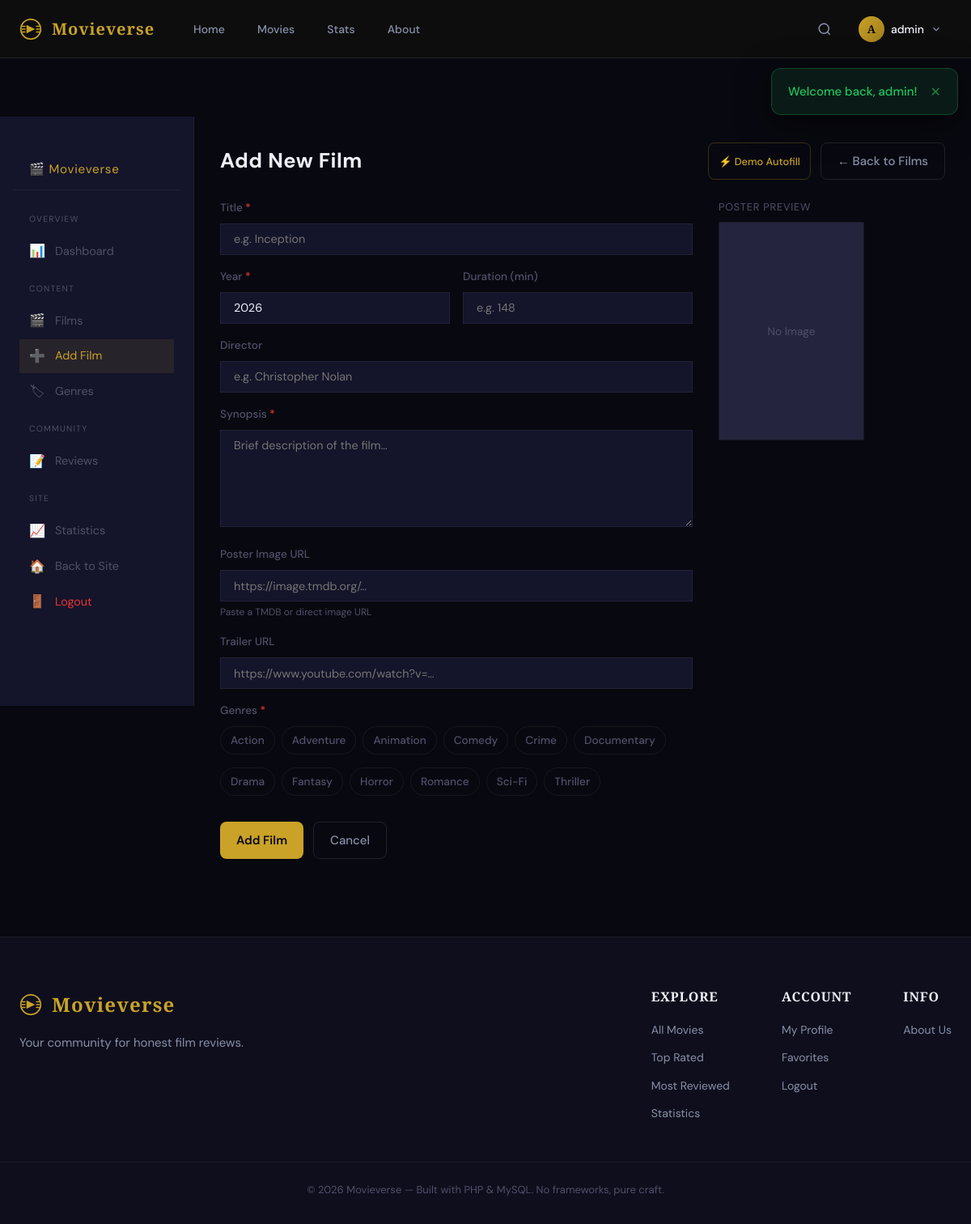
/admin/movie-form.php (signed in), run on the app's committed database.
### tables this page shows
CREATE TABLE `genres` (
  `id` int(11) NOT NULL,
  `name` varchar(50) NOT NULL,
  `slug` varchar(50) NOT NULL,
  `created_at` timestamp NOT NULL DEFAULT current_timestamp()
);

### config/auth.php (called while the page is built, shortened)
<?php
function e(string $str): string {
    return htmlspecialchars($str, ENT_QUOTES, 'UTF-8');
}

### includes/helpers.php (called while the page is built, shortened)
<?php
function getGenres(PDO $pdo, bool $withCount = false): array {
    if ($withCount) {
        $stmt = $pdo->query("
            SELECT g.*, COUNT(DISTINCT mg.movie_id) AS movie_count
            FROM genres g
            LEFT JOIN movie_genres mg ON g.id = mg.genre_id
            GROUP BY g.id
            ORDER BY movie_count DESC, g.name ASC
        ");
    } else {
        $stmt = $pdo->query("SELECT * FROM genres ORDER BY name ASC");
    }
    return $stmt->fetchAll();
}

### admin/movie-form.php (the view, shortened to what this page needs)
<?php
require_once __DIR__ . '/../config/auth.php';
require_once __DIR__ . '/../config/db.php';
require_once __DIR__ . '/../includes/helpers.php';
$movie  = null;
$isEdit = false;
$allGenres = getGenres($pdo);
include __DIR__ . '/../includes/header.php';
?>
<main class="page-main admin-page">
  <div class="admin-layout">
    <?php include __DIR__ . '/sidebar.php'; ?>
    <div class="admin-content">
      <div class="admin-top">
        <h1 class="admin-page-title"><?= $isEdit ? 'Edit Film' : 'Add New Film' ?></h1>
        <div style="display:flex;gap:var(--s-3);">
          <?php if (!$isEdit): ?>
            <button type="button" class="btn btn-outline-gold btn-sm" onclick="autofillDemo()">⚡ Demo Autofill</button>
          <?php endif; ?>
          <a href="<?= BASE_URL ?>/admin/movies.php" class="btn btn-ghost">← Back to Films</a>
        </div>
      </div>
      <div class="admin-form-layout">
        <form method="POST" class="admin-form">
          <div class="form-group">
            <label for="title">Title <span class="req">*</span></label>
            <input type="text" id="title" name="title" required
              value="<?= e($movie['title'] ?? '') ?>" placeholder="e.g. Inception">
          </div>
          <div class="form-row-2">
            <div class="form-group">
              <label for="year">Year <span class="req">*</span></label>
              <input type="number" id="year" name="year" required
                min="1888" max="<?= date('Y') + 2 ?>"
                value="<?= e($movie['year'] ?? date('Y')) ?>">
            </div>
            <div class="form-group">
              <label for="duration">Duration (min)</label>
              <input type="number" id="duration" name="duration_min" min="1"
                value="<?= e($movie['duration_min'] ?? $movie['duration'] ?? '') ?>"
                placeholder="e.g. 148">
            </div>
          </div>
          <div class="form-group">
            <label for="director">Director</label>
            <input type="text" id="director" name="director"
              value="<?= e($movie['director'] ?? '') ?>" placeholder="e.g. Christopher Nolan">
          </div>
          <div class="form-group">
            <label for="synopsis">Synopsis <span class="req">*</span></label>
            <textarea id="synopsis" name="synopsis" rows="5" required
              placeholder="Brief description of the film…"><?= e($movie['synopsis'] ?? '') ?></textarea>
          </div>
          <div class="form-group">
            <label for="poster_url">Poster Image URL</label>
            <input type="url" id="poster_url" name="poster_url"
              value="<?= e($movie['poster_url'] ?? '') ?>"
              placeholder="https://image.tmdb.org/…"
              oninput="previewPoster(this.value)">
            <small>Paste a TMDB or direct image URL</small>
          </div>
          <div class="form-group">
            <label for="trailer_url">Trailer URL</label>
            <input type="url" id="trailer_url" name="trailer_url"
              value="<?= e($movie['trailer_url'] ?? '') ?>"
              placeholder="https://www.youtube.com/watch?v=…">
          </div>
          <div class="form-group">
            <label>Genres <span class="req">*</span></label>
            <div class="genre-checkbox-grid">
              <?php foreach ($allGenres as $g): ?>
                <?php $checked = in_array($g['id'], $movie['genre_ids'] ?? []); ?>
                <label class="genre-check-label <?= $checked ? 'checked' : '' ?>">
                  <?= e($g['name']) ?>
                </label>
              <?php endforeach; ?>
            </div>
          </div>
          <div class="form-actions">
            <button type="submit" class="btn btn-primary">
              <?= $isEdit ? 'Save Changes' : 'Add Film' ?>
            </button>
            <a href="<?= BASE_URL ?>/admin/movies.php" class="btn btn-ghost">Cancel</a>
          </div>
        </form>
        <div class="form-sidebar">
          <div class="poster-preview-wrap">
            <p class="form-sidebar-label">Poster Preview</p>
            <div id="poster-preview-box" class="poster-preview-box">
              <?php if (!empty($movie['poster_url'])): ?>
                <img id="poster-preview-img" src="<?= e($movie['poster_url']) ?>" alt="Poster preview">
              <?php else: ?>
                <div id="poster-preview-placeholder" class="poster-placeholder">
                  <span>No Image</span>
                </div>
              <?php endif; ?>
            </div>
          </div>
        </div>
      </div>
    </div>
  </div>
</main>
<?php include __DIR__ . '/../includes/footer.php'; ?>

### data on the page
genres: name "Action"
genres: name "Adventure"
genres: name "Animation"
genres: name "Comedy"
genres: name "Crime"
genres: name "Documentary"
genres: name "Drama"
genres: name "Fantasy"
genres: name "Horror"
genres: name "Romance"
genres: name "Sci-Fi"
genres: name "Thriller"

### other printed values
mb_substr($__user['username'], 0, 1) "A"
$__user['username'] "admin"
$flash['message'] "Welcome back, admin!"
